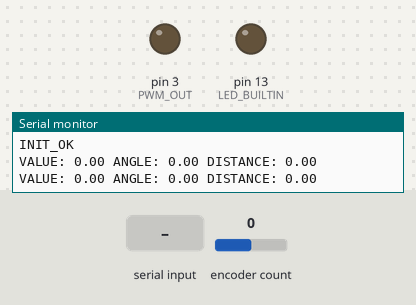
Bench run of a program on a simulated Teensy 3. Shown: output pins drawn as LEDs (lit = HIGH), the last lines printed to the serial monitor. The test bench sets the inputs (shaded band); at power-on: encoder count 0.

Above: at 1.2 s.
1.3 s: byte 90 received over Serial
At 2.3 s:
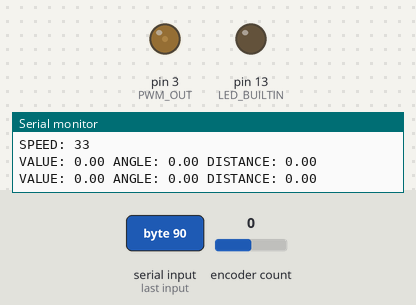
2.8 s: byte 120 received over Serial
At 3.4 s:
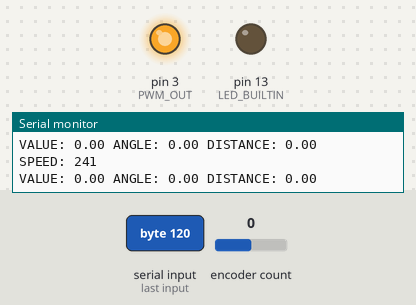
Timing chart, 0 to 5.8 s (numbered marks = the images above; inputs shaded):
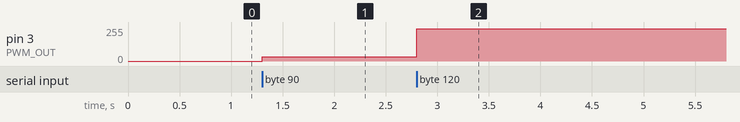

The program:

main.cpp
```cpp
#include "main.h"


void setup()
{
  setupHardware();
  Serial.begin(115200);
  while(! Serial)
  {
    digitalWrite(LED_BUILTIN,ledState);
    ledState = ! ledState;
    delay(500);
  }
  DEBUG_PRINTLN("INIT_OK");
}


void loop()
{
  printStatus();
  int speed = getSerialSpeed();
  if(speed >= 0)
  {
    DEBUG_PRINT("SPEED: ");
    DEBUG_PRINTLN_CAST (speed,DEC);
    analogWrite(PWM_OUT,speed);
  }
}

void setupHardware()
{
  pinMode(PWM_OUT,OUTPUT);
  pinMode(LED_BUILTIN,OUTPUT);
  analogWrite(PWM_OUT,0);
  coder.write(0);
}

float getCoderTurns()
{
  return float(coder.read())/CODER_RESOLUTION/4.0;
}

int getSerialSpeed()
{
  if (Serial.available() > 0)
  {
    int incomingByte = 0;
    incomingByte = Serial.read();

    if(incomingByte == 9 )//TAB
    {
      DEBUG_PRINTLN("SET ORIGIN");
      setOrigin();
    }
    if (incomingByte != 97)
    {
      incomingByte  = map(incomingByte, 97, 122, MIN_SPEED, 255);
    }
    else
    {
      incomingByte = 0;
    }

    return incomingByte;
  }
  return -1;
}

float getCoderDistance()
{
  return getCoderTurns()*CODER_CIRCUM_MM/1000.0;
}

float getCoderAngle()
{
  return coder.read()/CODER_RESOLUTION/4.0*360.0;
}

void setOrigin()
{
  coder.write(0);
}

void printStatus()
{
  if(millis()-lastPrint > PRINT_INTERVAL_MS)
  {
    lastPrint = millis();
    DEBUG_PRINT("VALUE: ");
    DEBUG_PRINT(coder.read()/4.0);
    // DEBUG_PRINT("CODER: ");
    // DEBUG_PRINT(getCoderTurns());
    DEBUG_PRINT(" ANGLE: ");
    DEBUG_PRINT(getCoderAngle());
    DEBUG_PRINT(" DISTANCE: ");
    DEBUG_PRINTLN(getCoderDistance());

  }
}
```

main.h
```cpp
#include <Arduino.h>
#include <Encoder.h>
#include <PID.h>

#define DEBUG
#define PWM_OUT 3
#define CODER_A 2
#define CODER_B 4
#define MIN_SPEED 81
#define PRINT_INTERVAL_MS 500
float CODER_RESOLUTION = 600.0;
float CODER_DIAMETER = 40.5;
float CODER_CIRCUM_MM = 131.0;
long lastPrint = 0;

void setupHardware();
float getCoderTurns();
float getCoderDistance();
float getCoderAngle();
int getSerialSpeed();
void setOrigin();
void printStatus();
Encoder coder(CODER_A, CODER_B);

bool ledState = true;

#ifdef DEBUG
#define DEBUG_PRINT(x)  Serial.print (x)
#define DEBUG_PRINTLN(x)  Serial.println (x)
#define DEBUG_PRINTLN_CAST(x,y)  Serial.println (x,y)
#else
#define DEBUG_PRINT(x)
#define DEBUG_PRINTLN(x)
#define DEBUG_PRINTLN_CAST(x,y)
#endif
```

Measured:
- after the input at 1.3 s, pin 3 (PWM_OUT): 0/255 → 33/255 at once
- after the input at 2.8 s, pin 3 (PWM_OUT): 33/255 → 241/255 at once
